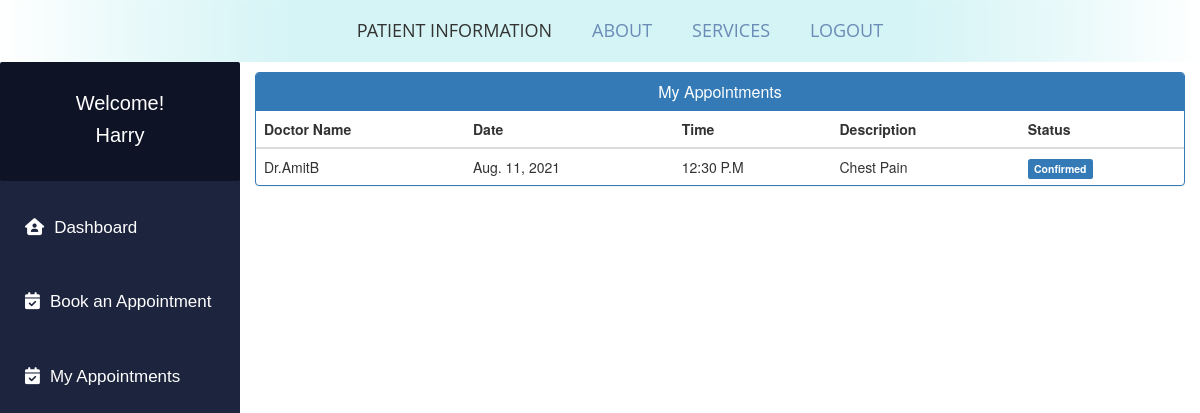
Page /patient_my_appointment/ (signed in) on the committed database.
### MyApp/models.py (models this page shows, shortened)
class Appointment(models.Model):
    patientId = models.PositiveIntegerField(null=True)
    doctorId = models.PositiveIntegerField(null=True)
    patientName = models.CharField(max_length=40, null=True)
    doctorName = models.CharField(max_length=40, null=True)
    appointmentDate = models.DateField(null=False)
    description = models.TextField(max_length=500)
    status = models.BooleanField(default=False)
    time = models.CharField(max_length=10, choices=Time, default="")

### MyApp/views.py (the view)
# urls.py: path('patient_my_appointment/', views.patient_my_appointment,
@login_required
def patient_my_appointment(request):
    patient = Patient.objects.get(user_id=request.user.id)
    appointments = Appointment.objects.all().filter(patientId=request.user.id)
    return render(request, 'MyApp/patient_my_appointment.html', {'appointments': appointments, 'patient': patient})

### templates/MyApp/patient_my_appointment.html (shortened to what this page needs)
{% extends 'MyApp/patient_base.html' %}
    {%  block content_dashboard %}
<head>
  <link href="//netdna.bootstrapcdn.com/bootstrap/3.0.0/css/bootstrap.min.css" rel="stylesheet" id="bootstrap-css">
</head>
<div class="container">
  <div class="panel panel-primary">
    <div class="panel-heading">
      <h6 class="panel-title">My Appointments</h6>
    </div>
    <table class="table table-hover" id="dev-table">
      <thead>
        <tr>
          <th>Doctor Name</th>
          <th>Date</th>
          <th>Time</th>
          <th>Description</th>
          <th>Status</th>
        </tr>
      </thead>
      {% for a in appointments %}
      <tr>
        <td> {{a.doctorName}}</td>
        <td>{{a.appointmentDate}}</td>
        <td>{{a.time}}</td>
        <td>{{a.description}}</td>
        {%if a.status%}
        <td> <span class="label label-primary">Confirmed</span></td>
        {% else %}
        <td> <span class="label label-success">Pending</span></td>
        {% endif %}
      </tr>
      {% endfor %}
    </table>
  </div>
</div>
    {%  endblock content_dashboard %}

### templates/MyApp/patient_base.html (shortened to what this page needs)
<!DOCTYPE html>
<html lang="en">
<head>
    <link rel="stylesheet" href="https://stackpath.bootstrapcdn.com/bootstrap/4.1.3/css/bootstrap.min.css"
>
</head>
<body>
    <nav>
        <ul>
            <li>
                <a>Patient Information</a>
            </li>
            <li>
                <a href="#">About</a>
            </li>
            <li>
                <a href="#">Services</a>
            </li>
            <li>
                <a href="{% url 'MyApp:logout' %}" class="logoutbtn">Logout</a>
            </li>
        </ul>
    </nav>
    <div class="sidebar">
        <div class="userprofile">
            <h2
                style="color:white; font-family:sans-serif; padding-top:30px; text-align:center; margin:0px; font-size:20px;">
                Welcome!</h2>
            <h4 style="color:white; font-family:sans-serif; text-align:center; padding-bottom:35px;font-size:20px;">
                {{request.user.username}}</h4>
        </div>
        <a href="{% url 'MyApp:patient_dashboard' %}"><i class="fa-solid fa-house-user"></i>Dashboard</a>
        <a href="{% url 'MyApp:patient_book_appointment' %}"><i class="fa-solid fa-calendar-check"></i>Book an
            Appointment</a>
        <a href="{% url 'MyApp:patient_my_appointment' %}"><i class="fa-solid fa-calendar-check"></i>My
            Appointments</a>
    </div>
    {% block content_dashboard %}
    {% endblock content_dashboard %}
</body>
</html>

### templates/MyApp/patient_base.html (style rules this page uses)
body { background-color: rgb(255, 255, 255); padding: 0px; margin-top: 0px; margin-left: 0px; margin-right: 0px; margin-bottom: 0px; }
nav { max-width: 1200px; mask-image: linear-gradient(90deg, rgba(255, 255, 255, 0) 0%, #ffffff 25%, #ffffff 75%, rgba(255, 255, 255, 0) 100%); margin: 0 auto; background-color: #caf1f3; }
nav ul { text-align: center; background: linear-gradient(90deg, rgba(255, 255, 255, 0) 0%, rgba(255, 255, 255, 0.2) 25%, rgba(255, 255, 255, 0.2) 75%, rgba(255, 255, 255, 0) 100%); box-shadow: 0 0 25px rgba(0, 0, 0, 0.1), inset 0 0 1px rgba(255, 255, 255, 0.6); }
nav ul li { display: inline-block; }
nav ul li a { padding: 18px; font-family: "Open Sans"; text-transform: uppercase; color: rgba(0, 35, 122, 0.5); font-size: 18px; text-decoration: none; display: block; }
.sidebar .userprofile { background-color: #0e1326; border-radius: 2px !important; margin-top: -5px; }
.sidebar { padding-top: 0px; border-radius: 15px !important; width: 20%; align-items: center; height: 100%; background-color: #1d243d; font-family: sans-serif; font-size: 17px; font-weight: normal; position: fixed; top: 67px; left: 0; bottom: 0; }
.sidebar i { padding-right: 10px; }
.sidebar a { display: block; color: white; padding: 25px; text-decoration: none; }

### templates/MyApp/patient_my_appointment.html (style rules this page uses)
.container { margin-left: 20%; width: 80%; }
a:link { text-decoration: none; }
h6 { text-align: center; }

### rows in the picture
Appointment: doctorName "Dr.AmitB", appointmentDate "Aug. 11, 2021", time "12:30 P.M", description "Chest Pain", status "Confirmed"

### other values in the picture
{{ request.user.username }} "Harry"
